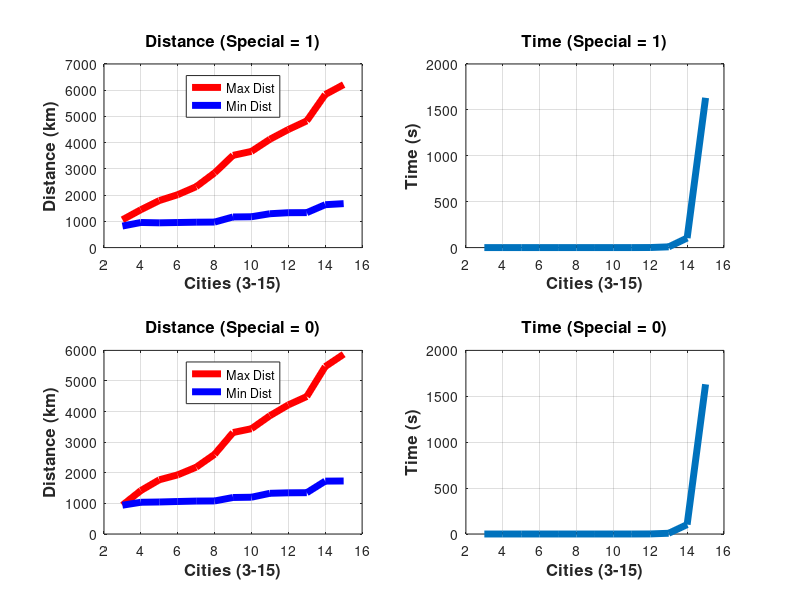

MATLAB code for this plot:
#89296
X=[3:15];
Special_Tempo=[0.000,0.000,0.000,0.000,0.000,0.000,0.001,0.006,0.063,0.774,8.101,103.898,1631.396];
Special_Dist_Max=[1061,1444,1793,2017,2322,2849,3516,3668,4130,4502,4831,5835,6213];
Special_Dist_Min=[821,957,944,956,968,973,1168,1176,1291,1330,1333,1635,1676];

figure(1);

subplot(2,2,1);
plot(X, Special_Dist_Max, 'r', "linewidth", 5);    #Red - MAX
hold on;
plot(X, Special_Dist_Min, 'b', "linewidth", 5);    #Blue - MIN
xlabel('Cities (3-15)', 'FontSize',12,'FontWeight','bold');
ylabel('Distance (km)', 'FontSize',12,'FontWeight','bold');
legend('Max Dist','Min Dist', 'location', 'north');
title('Distance (Special = 1)','FontSize',12,'FontWeight','bold');
grid on;
hold off;

subplot(2,2,2);
title('Time (Special = 1)')
plot(X, Special_Tempo, "linewidth", 5);
xlabel('Cities (3-15)', 'FontSize',12,'FontWeight','bold');
ylabel('Time (s)', 'FontSize',12,'FontWeight','bold');
title('Time (Special = 1)','FontSize',12,'FontWeight','bold');
grid on;

#NO SPECIAL

NS_Tempo=[0.000,0.000,0.000,0.000,0.000,0.000,0.001,0.005,0.063,0.771,8.094,102.472,1630.632];
NS_Dist_Max=[941,1420,1771,1933,2183,2604,3316,3441,3865,4219,4493,5470,5874];
NS_Dist_Min=[941,1037,1046,1062,1076,1080,1193,1202,1330,1346,1350,1728,1732];

subplot(2,2,3);
title('Time (Special = 1)')
plot(X, NS_Dist_Max, 'r', "linewidth", 5);    #Red - MAX
hold on;
plot(X, NS_Dist_Min, 'b', "linewidth", 5);    #Blue - MIN
xlabel('Cities (3-15)', 'FontSize',12,'FontWeight','bold');
ylabel('Distance (km)', 'FontSize',12,'FontWeight','bold');
legend('Max Dist','Min Dist', "location", "north");
title('Distance (Special = 0)','FontSize',12,'FontWeight','bold');
grid on;
hold off;

subplot(2,2,4);
title('Time (Special = 0)')
plot(X, NS_Tempo, "linewidth", 5);
xlabel('Cities (3-15)', 'FontSize',12,'FontWeight','bold');
ylabel('Time (s)', 'FontSize',12,'FontWeight','bold');
title('Time (Special = 0)','FontSize',12,'FontWeight','bold');
grid on;